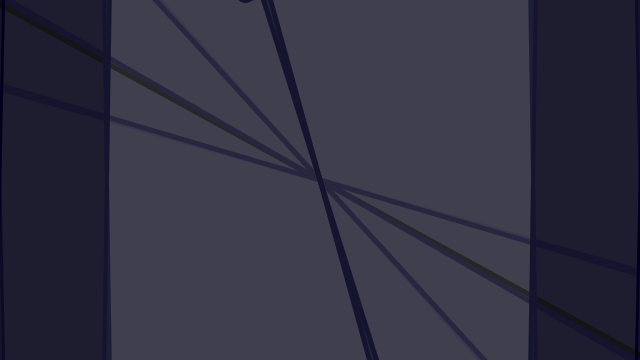
Frame 1 (no input)
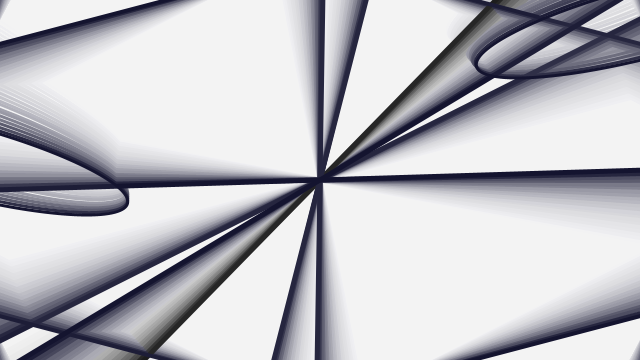
Frame 60 (the mouse pressed at the canvas centre just before this capture)
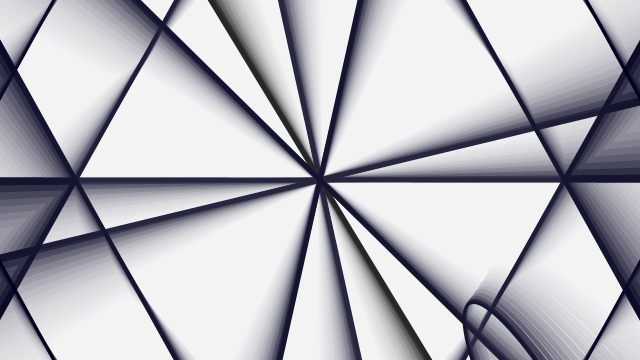
Frame 120 (the mouse held since frame 60 and released just before this capture)

The Processing sketch that drew these frames (run headless with seeded random() and noise(); from frame 60 on, the mouse is pressed at the canvas centre):

// Processing sketch: processing_143330
// ── processing_143330.pde

// Konkuk University
// Department of Dynamic Media
// SOS iDesign
// Name: An Junyeong
// ID: 201420088

float angle; 

void setup() 
{  
  size(640,360); 
  background(0,0,20);
  smooth ();
} 


void draw() 
{ 
  noStroke(); 
  fill(255,10);
  rectMode(UP);
  rect(0,0,width,height);
  // rotation angle

  angle += 0.001;
  strokeWeight(5); 
  pushMatrix();
  translate(width/2, height/2); 
  rotate(-angle); 
  stroke(0); 
  line(-width,-height,width,height); 
  popMatrix(); 
  
  angle += 0.001;
  strokeWeight(5); 
  pushMatrix();
  translate(width/2, height/2); 
  rotate(angle); 
  stroke(0,0,30); 
  line(-width,-height,width,height); 
  popMatrix();
  
  angle += 0.001;
  strokeWeight(5); 
  pushMatrix();
  translate(width/2, height/2); 
  rotate(-angle); 
  stroke(0,0,30); 
  line(-width/2,-height,width/2,height); 
  popMatrix();
  
  angle += 0.001;
  strokeWeight(5); 
  pushMatrix();
  translate(width/2, height/2); 
  rotate(angle); 
  stroke(0,0,30); 
  line(-width,-height/2,width,height/2); 
  popMatrix();
  
  angle += 0.001;
  strokeWeight(4); 
  pushMatrix();
  translate(width/2, height/2); 
  rotate(-angle); 
  stroke(0,0,30); 
  rect(-width/3,-height,width/3,height); 
  popMatrix();
  
  angle += 0.001;
  strokeWeight(4);
  pushMatrix();
  translate(width/2, height/2);
  rotate(angle);
  stroke(0,0,30);
  rect(-width/3,-height,width/3,height);
  popMatrix();
  
  angle += 0.001;
  strokeWeight(5);
  pushMatrix();
  translate(width/2, height/2); 
  rotate(-angle); 
  stroke(0,0,30); 
  line(-width/6,-height,width/6,height); 
  popMatrix();
  
  angle += 0.001;
  strokeWeight(5); 
  pushMatrix();
  translate(width/2, height/2); 
  rotate(angle); 
  stroke(0,0,30); 
  line(-width/6,-height,width/6,height); 
  popMatrix();
  
  angle += 0.001;
  strokeWeight(3); 
  pushMatrix();
  translate(width/2, height/2); 
  rotate(-angle); 
  stroke(0,0,30); 
  ellipse(-width/9,-height,width/9,height); 
  popMatrix();
  
  angle += 0.001;
  strokeWeight(3); 
  pushMatrix();
  translate(width/2, height/2); 
  rotate(angle); 
  stroke(0,0,30); 
  ellipse(-width/9,-height,width/9,height); 
  popMatrix();

  angle += 0.001;
  strokeWeight(5); 
  pushMatrix();
  translate(width/2, height/2); 
  rotate(-angle); 
  stroke(0); 
  line(-width,-height,width,height); 
  popMatrix(); 
  
  angle += 0.001;
  strokeWeight(5); 
  pushMatrix();
  translate(width/2, height/2); 
  rotate(angle); 
  stroke(0,0,30); 
  line(-width,-height,width,height); 
  popMatrix();
  
  angle += 0.001;
  strokeWeight(5); 
  pushMatrix();
  translate(width/2, height/2); 
  rotate(-angle); 
  stroke(0,0,30); 
  line(-width/2,-height,width/2,height); 
  popMatrix();
  
  angle += 0.001;
  strokeWeight(5); 
  pushMatrix();
  translate(width/2, height/2); 
  rotate(angle); 
  stroke(0,0,30); 
  line(-width,-height/2,width,height/2); 
  popMatrix();
  
  angle += 0.001;
  strokeWeight(4); 
  pushMatrix();
  translate(width/2, height/2); 
  rotate(-angle); 
  stroke(0,0,30); 
  rect(-width/3,-height,width/3,height); 
  popMatrix();
  
  angle += 0.001;
  strokeWeight(4);
  pushMatrix();
  translate(width/2, height/2);
  rotate(angle);
  stroke(0,0,30);
  rect(-width/3,-height,width/3,height);
  popMatrix();
  
  angle += 0.001;
  strokeWeight(5);
  pushMatrix();
  translate(width/2, height/2); 
  rotate(-angle); 
  stroke(0,0,30); 
  line(-width/6,-height,width/6,height); 
  popMatrix();
  
  angle += 0.001;
  strokeWeight(5); 
  pushMatrix();
  translate(width/2, height/2); 
  rotate(angle); 
  stroke(0,0,30); 
  line(-width/6,-height,width/6,height); 
  popMatrix();
  
  angle += 0.001;
  strokeWeight(3); 
  pushMatrix();
  translate(width/2, height/2); 
  rotate(-angle); 
  stroke(0,0,30); 
  ellipse(-width/9,-height,width/9,height); 
  popMatrix();
  
  angle += 0.001;
  strokeWeight(3); 
  pushMatrix();
  translate(width/2, height/2); 
  rotate(angle); 
  stroke(0,0,30); 
  ellipse(-width/9,-height,width/9,height); 
  popMatrix();
  
  angle += 0.001;
  strokeWeight(3); 
  pushMatrix();
  translate(width/2, height/2); 
  rotate(-angle); 
  stroke(0,0,30); 
  rect(-width/2,-height,width/2,height); 
  popMatrix();
  
  angle += 0.001;
  strokeWeight(3); 
  pushMatrix();
  translate(width/2, height/2); 
  rotate(angle); 
  stroke(0,0,30); 
  rect(-width/2,-height,width/2,height); 
  popMatrix(); 
}
